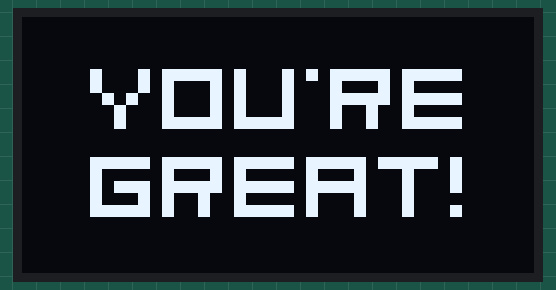
This sketch was run on a simulated Arduino Nano, built with avr-gcc and run on an emulated ATmega328P. Parts: 128×64 one-colour display.

Above: at 0.4 s.

The sketch:

03-SSD1309.ino
```cpp
#include <Arduino.h>
#include <Wire.h>
#include <Adafruit_GFX.h>
#include <Fonts/Org_01.h>
#include <Adafruit_SSD1306.h>

// === 2.42 Inch OLED 128×64 ===
/* === I2C ===
 * OLED      Arduino Nano
 * RES   --> GPIO 7
 * SDA   --> A4
 * SCL   --> A5
 * VCC   --> 5V
 * GND   --> GND
 *
 * OLED      ESP32
 * RES   --> GPIO 5
 * SDA   --> GPIO 21
 * SCL   --> GPIO 22
 * VCC   --> 5V
 * GND   --> GND
 */

#ifdef ARDUINO_ESP32_DEV
#define OLED_RST 5
#else
#define OLED_RST 7
#endif

#define SCREEN_WIDTH 128
#define SCREEN_HEIGHT 64
#define SCREEN_DELAY 250
#define SCREEN_ADDRESS 0x3C
Adafruit_SSD1306 display(SCREEN_WIDTH, SCREEN_HEIGHT, &Wire, OLED_RST);

void clearDisplay()
{
	display.clearDisplay();
	display.display();
}

void setupOLED()
{
	delay(SCREEN_DELAY);
	display.begin(SSD1306_SWITCHCAPVCC, SCREEN_ADDRESS);
	clearDisplay();
}

void demo()
{
	display.clearDisplay();
	display.setTextColor(1);
	display.setTextSize(3);
	display.setTextWrap(false);
	display.setFont(&Org_01);
	display.setCursor(17, 25);
	display.print("YOU'RE");
	display.setCursor(17, 47);
	display.print("GREAT!");
	display.display();
}

void setup()
{
	Serial.begin(9600);
	setupOLED();
	demo();
}

void loop()
{
}
```
